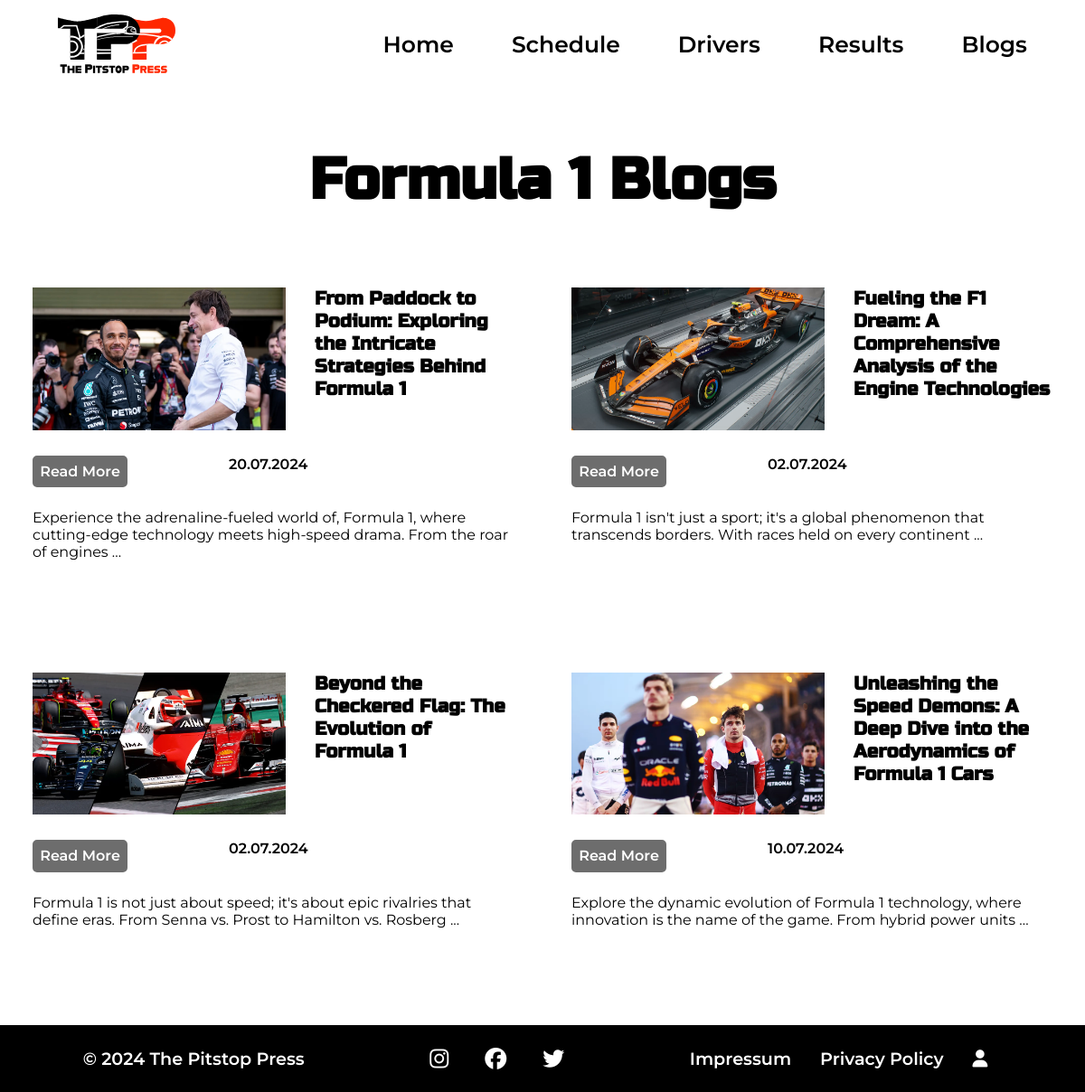
/home/blog, run on the app's committed database.
### tables this page shows
CREATE TABLE `blogs` (
  `id` int(11) NOT NULL,
  `title` varchar(255) NOT NULL,
  `src` varchar(255) NOT NULL,
  `alt_text` varchar(255) DEFAULT '',
  `content` text NOT NULL,
  `date` date NOT NULL
);

### app/controllers/Home.php (called while the page is built, shortened)
<?php
class Home {
    public function blog() {
      $blogModel = new Blog();
      $blogs = $blogModel->findAll();
      $this->view('blog', ['blogs' => $blogs]);
    }
}

### app/core/App.php (called while the page is built, shortened)
<?php
class App {
  private $method = 'index';
  private function splitURL() {
    $URL = $_GET['url'] ?? 'home';
    $URL = explode("/", trim($URL, "/"));
    return $URL;
  }
  public function loadController() {
    $URL = $this->splitURL();
    $controllerName = ucfirst($URL[0]);
    $filename = "../app/controllers/{$controllerName}.php";
    if(file_exists($filename)) {
      unset($URL[0]);
    } else {
        $this->controller = "_404";
        $filename = "../app/controllers/_404.php";
        require $filename;
    }
    $controllerInstance = new $this->controller;
    if(!empty($URL[1])) {
      if(method_exists($controllerInstance, $URL[1])) {
        $this->method = $URL[1];
        unset($URL[1]);
        }
      } else {
          if (!method_exists($controllerInstance, $this->method)) {
              $this->method = 'index';
          }
    }
    call_user_func_array([$controllerInstance, $this->method], $URL ? array_values($URL) : []);
  }
}

### public/index.php (called while the page is built, shortened)
<?php
$app = new App;
$app->loadController();
?>

### app/core/Database.php (called while the page is built, shortened)
<?php
Trait Database {
  private function connect () {
    $string = "mysql:hostname=".DBHOST.";dbname=".DBNAME;
    $con = new PDO($string, DBUSER, DBPASS);
    return $con;
  }
  public function query ($query, $data = []) {
    $con = $this->connect();
    $stm = $con->prepare($query);
    $check = $stm->execute($data);
      if($check) {
        $result = $stm->fetchAll(PDO::FETCH_ASSOC);
          if(is_array($result) && count($result)) {
            return $result;
          }
       }
        return false;
  }
}

### app/core/Model.php (called while the page is built, shortened)
<?php
Trait Model {
    protected $limit = '10';
    protected $offset = '0';
    protected $order_type = "desc";
    protected $order_column = "id";
    public function findAll() {
      $query = "select * from $this->table order by $this->order_column $this->order_type limit $this->limit offset $this->offset";
      return $this->query($query);
    }
}

### app/views/blog.view.php (the view, shortened to what this page needs)
<?php
require('partials/head.php')
?>
    <link rel="stylesheet" href="<?=ROOT?>/assets/css/style.css" />
    <link rel="stylesheet" href="<?=ROOT?>/assets/css/pages/blog.css" />
  </head>
  <body>
  <?php
      require('partials/header.php')
      ?>
    <main>
      <div class="max-width">
        <h1 class="heading-1">Formula 1 Blogs</h1>
        <div class="blog-container">
          <?php if (isset($blogs) && !empty($blogs)): ?>
            <?php foreach ($blogs as $blog): ?>
              <div class="blog">
                <div class="img-title">
                    <picture>
                        <source srcset="<?=ROOT?>/assets/images/blog.images/<?= htmlspecialchars($blog['src']) ?>"
                        alt="<?= isset($blog['alt_text']) ? htmlspecialchars($blog['alt_text']) : 'default alt text' ?>"
                        />
                        <img
                          class="blog-img"
                          src="<?=ROOT?>/assets/images/blog.images/<?= htmlspecialchars($blog['src']) ?>"
                          alt="<?= htmlspecialchars($blog['alt_text']) ?>"/>
                    </picture>
                    <h1 class="blog-title"><?= htmlspecialchars($blog['title']) ?></h1>
                </div>
                <div class="read-more-date">
                    <a href="#" class="read-more">Read More</a>
                    <span class="blog-date"> <?= date('d.m.Y', strtotime($blog['date'])) ?></span>
                </div>
                <p class="blog-content">
                  <?= nl2br(htmlspecialchars($blog['content'])) ?></p>
              </div>
            <?php endforeach; ?>
          <?php else: ?>
            <p>No Blogs found.</p>
          <?php endif; ?>
        </div>
      </div>
    </main>
    <?php
      require('partials/footer.php');
      ?>
  </body>
</html>

### app/core/Controller.php (shortened to what this page needs)
<?php
Trait Controller{
  public function view($name, $data = []) {
    extract($data);
    $filename = "../app/views/".$name.".view.php";
    if(file_exists($filename)) {
      require_once $filename;
    } else {
      $filename = "../app/views/404.view.php";
      require_once $filename;
    }
  }
}

### app/views/partials/head.php (shortened to what this page needs)
<!DOCTYPE html>
<html lang="en">
  <head>
    <link
      rel="stylesheet"
      href="https://cdnjs.cloudflare.com/ajax/libs/font-awesome/6.5.2/css/all.min.css"
    />

### app/views/partials/header.php (shortened to what this page needs)
<header>
<nav role="navigation" class="menu">
  <img
    class="logo"
    src="<?=ROOT?>/assets/images/logo/logo.svg"
    alt="This is the Pitstop Press Website Logo"
  />
  <a href="<?=ROOT?>/home">Home</a>
  <a href="<?=ROOT?>/home/schedule">Schedule</a>
  <a href="<?=ROOT?>/home/drivers">Drivers</a>
  <a href="<?=ROOT?>/home/results">Results</a>
  <a href="<?=ROOT?>/home/blog">Blogs</a>
</nav>
</header>

### app/views/partials/footer.php
<footer class="footer">
        <p id="copy">&copy; 2024 The Pitstop Press</p>
        <div class="sm-icons">
          <a href="#"><i class="fa-brands fa-instagram"></i></a>
          <a href="#"><i class="fa-brands fa-facebook"></i></a>
          <a href="#"><i class="fa-brands fa-twitter"></i></a>
        </div>
        <div class="legal-links">
          <a href="<?=ROOT?>/home/impressum">Impressum</a>
          <a href="<?=ROOT?>/home/policy">Privacy Policy</a>
          <a href="<?=ROOT?>/home/login"><i class="fa-solid fa-user"></i></a>
        </div>
      </footer>

### public/assets/css/style.css (style rules this page uses)
html { scroll-behavior: smooth; }
body { font-family: "Montserrat", sans-serif; font-weight: 400; }
:root { --span-color: black; --btn-color: #6d6d6d; }
.max-width { max-width: 1600px; margin: 0 auto; }
.heading-1 { display: -webkit-box; display: -ms-flexbox; display: flex; -webkit-box-pack: center; -ms-flex-pack: center; justify-content: center; padding: 4rem 0; }
span { font-family: "Montserrat", sans-serif; font-weight: 600; color: var(--span-color); }
.read-more { color: white; background: #6d6d6d; text-decoration: none; font-size: 1rem; font-family: "Montserrat", sans-serif; font-weight: 600; border: solid 5px var(--btn-color); padding: 0.2rem; display: inline-block; -ms-flex-item-align: start; align-self: flex-start; border-radius: 5px; }

### public/assets/css/pages/blog.css (style rules this page uses)
.blog-container { display: flex; flex-wrap: wrap; justify-content: center; gap: 2rem; margin-bottom: 2rem; min-height: 100vh; }
.blog { width: 47%; display: flex; flex-direction: column; gap: 1.5rem; padding: 1rem; }
.img-title { display: flex; gap: 2rem; }
.blog-img { -o-object-fit: scale-down; object-fit: scale-down; width: 350px; height: auto; }
.blog-title { font-size: 2rem; }
.read-more-date { display: flex; justify-content: flex-start; gap: 9rem; }
.blog-content { font-size: 1rem; }
@media (max-width: 95em) { .blog-img { width: 320px; } }
@media (max-width: 95em) { .blog-title { font-size: 1.5rem; } }
@media (max-width: 95em) { .read-more-date { gap: 7rem; } }
@media (max-width: 76em) { .blog-img { width: 280px; } }
@media (max-width: 76em) { .blog-title { font-size: 1.3rem; } }
@media (max-width: 76em) { .read-more { font-size: 1rem; } }

### public/assets/css/components/footer.css (style rules this page uses)
.footer { padding: 1.4rem; font-size: 1.3rem; font-family: "Montserrat", sans-serif; font-weight: 600; background: black; color: white; display: flex; justify-content: space-between; align-items: center; }
.footer a { text-decoration: none; color: white; position: relative; }
.footer a::before { position: absolute; content: ""; height: 4px; width: 0; bottom: -3px; left: 0; right: 0; margin: 0 auto; background-color: white; transition: all 0.2s; }
.sm-icons { display: flex; gap: 2rem; font-size: 1.5rem; }
.legal-links { display: flex; gap: 2rem; margin-right: 1rem; }
@media (max-width: 81em) { .footer { font-size: 1.2rem; -webkit-box-pack: justify; -ms-flex-pack: justify; justify-content: space-around; } }
@media (max-width: 81em) { .footer a::before { height: 2px; } }
@media (max-width: 81em) { .sm-icons { gap: 2.5rem; } }
@media (max-width: 81em) { .legal-links { gap: 2rem; } }

### public/assets/css/components/headings.css (style rules this page uses)
h1 { font-size: 4rem; font-family: "Russo One", sans-serif; }

### public/assets/css/components/nav.css (style rules this page uses)
nav { background-color: #ffffff; color: black; font-family: "Montserrat", sans-serif; font-weight: 600; }
.menu a { color: black; text-decoration: none; list-style: none; position: relative; }
.menu a::before { position: absolute; content: ""; height: 4px; width: 0; bottom: -3px; left: 0; right: 0; margin: 0 auto; background-color: black; -webkit-transition: all 0.15s; -o-transition: all 0.15s; transition: all 0.15s; }
.menu { display: -webkit-box; display: -ms-flexbox; display: flex; -webkit-box-align: center; -ms-flex-align: center; align-items: center; gap: 4rem; padding: 1rem 4rem; font-size: 25px; }
.logo { width: 130px; height: auto; margin-right: auto; }

### public/assets/css/components/image.slider.css (style rules this page uses)
span { font-family: "Montserrat", sans-serif; font-weight: 600; color: var(--span-color); }

### data on the page
blogs: src (picture), title "From Paddock to Podium: Exploring the Intricate Strategies Behind Formula 1", date "20.07.2024", content "Experience the adrenaline-fueled world of, Formula 1, where cutting-edge technology meets high-speed drama. From the roar of engines ..."
blogs: src (picture), title "Fueling the F1 Dream: A Comprehensive Analysis of the Engine Technologies", date "02.07.2024", content "Formula 1 isn't just a sport; it's a global phenomenon that transcends borders. With races held on every continent ..."
blogs: src (picture), title "Beyond the Checkered Flag: The Evolution of Formula 1", date "02.07.2024", content "Formula 1 is not just about speed; it's about epic rivalries that define eras. From Senna vs. Prost to Hamilton vs. Rosberg ..."
blogs: src (picture), title "Unleashing the Speed Demons: A Deep Dive into the Aerodynamics of Formula 1 Cars", date "10.07.2024", content "Explore the dynamic evolution of Formula 1 technology, where innovation is the name of the game. From hybrid power units ..."
